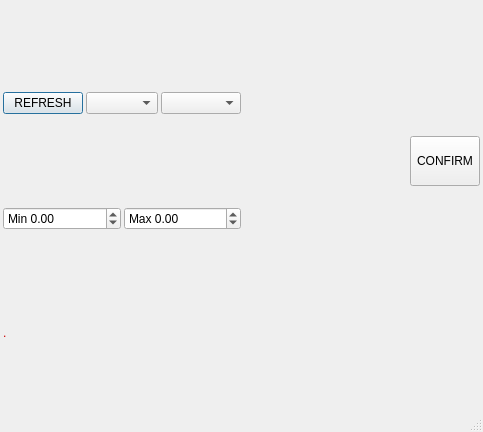
<?xml version="1.0" encoding="UTF-8"?>
<ui version="4.0">
 <class>Dialog</class>
 <widget class="QDialog" name="Dialog">
  <property name="geometry">
   <rect>
    <x>0</x>
    <y>0</y>
    <width>483</width>
    <height>432</height>
   </rect>
  </property>
  <property name="font">
   <font>
    <pointsize>9</pointsize>
   </font>
  </property>
  <property name="windowTitle">
   <string>Configure Axis</string>
  </property>
  <property name="autoFillBackground">
   <bool>true</bool>
  </property>
  <property name="sizeGripEnabled">
   <bool>true</bool>
  </property>
  <property name="modal">
   <bool>false</bool>
  </property>
  <layout class="QGridLayout" name="gridLayout">
   <property name="leftMargin">
    <number>3</number>
   </property>
   <property name="topMargin">
    <number>3</number>
   </property>
   <property name="rightMargin">
    <number>3</number>
   </property>
   <property name="bottomMargin">
    <number>0</number>
   </property>
   <property name="spacing">
    <number>3</number>
   </property>
   <item row="0" column="2">
    <widget class="QComboBox" name="subSelection">
     <property name="sizePolicy">
      <sizepolicy hsizetype="Maximum" vsizetype="Fixed">
       <horstretch>0</horstretch>
       <verstretch>0</verstretch>
      </sizepolicy>
     </property>
     <property name="minimumSize">
      <size>
       <width>80</width>
       <height>0</height>
      </size>
     </property>
     <property name="maximumSize">
      <size>
       <width>16777215</width>
       <height>16777215</height>
      </size>
     </property>
    </widget>
   </item>
   <item row="0" column="0">
    <widget class="QPushButton" name="pushButton">
     <property name="text">
      <string>REFRESH</string>
     </property>
    </widget>
   </item>
   <item row="2" column="0" colspan="7">
    <layout class="QGridLayout" name="gaugeLayout">
     <property name="spacing">
      <number>3</number>
     </property>
    </layout>
   </item>
   <item row="3" column="0" colspan="7">
    <layout class="QHBoxLayout" name="configLayout">
     <item>
      <widget class="QLabel" name="message">
       <property name="maximumSize">
        <size>
         <width>16777215</width>
         <height>20</height>
        </size>
       </property>
       <property name="styleSheet">
        <string notr="true">color: rgb(204, 0, 0);
font: 13pt &quot;Ubuntu&quot;;</string>
       </property>
       <property name="text">
        <string>.</string>
       </property>
      </widget>
     </item>
    </layout>
   </item>
   <item row="0" column="1">
    <widget class="QComboBox" name="availableInputs">
     <property name="maximumSize">
      <size>
       <width>200</width>
       <height>16777215</height>
      </size>
     </property>
    </widget>
   </item>
   <item row="0" column="6" rowspan="2">
    <widget class="QToolButton" name="toolButton_2">
     <property name="sizePolicy">
      <sizepolicy hsizetype="Fixed" vsizetype="Maximum">
       <horstretch>0</horstretch>
       <verstretch>0</verstretch>
      </sizepolicy>
     </property>
     <property name="minimumSize">
      <size>
       <width>0</width>
       <height>50</height>
      </size>
     </property>
     <property name="text">
      <string>CONFIRM</string>
     </property>
    </widget>
   </item>
   <item row="1" column="0" colspan="3">
    <layout class="QHBoxLayout" name="horizontalLayout">
     <property name="sizeConstraint">
      <enum>QLayout::SetMaximumSize</enum>
     </property>
     <item>
      <widget class="QDoubleSpinBox" name="minValue">
       <property name="minimumSize">
        <size>
         <width>100</width>
         <height>0</height>
        </size>
       </property>
       <property name="prefix">
        <string>Min </string>
       </property>
       <property name="minimum">
        <double>-65535.000000000000000</double>
       </property>
       <property name="maximum">
        <double>65535.000000000000000</double>
       </property>
      </widget>
     </item>
     <item>
      <widget class="QDoubleSpinBox" name="maxValue">
       <property name="minimumSize">
        <size>
         <width>100</width>
         <height>0</height>
        </size>
       </property>
       <property name="prefix">
        <string>Max </string>
       </property>
       <property name="minimum">
        <double>-65535.000000000000000</double>
       </property>
       <property name="maximum">
        <double>65535.000000000000000</double>
       </property>
      </widget>
     </item>
    </layout>
   </item>
  </layout>
 </widget>
 <resources>
  <include location="res.qrc"/>
 </resources>
 <connections>
  <connection>
   <sender>pushButton</sender>
   <signal>clicked()</signal>
   <receiver>Dialog</receiver>
   <slot>init()</slot>
   <hints>
    <hint type="sourcelabel">
     <x>57</x>
     <y>16</y>
    </hint>
    <hint type="destinationlabel">
     <x>49</x>
     <y>0</y>
    </hint>
   </hints>
  </connection>
  <connection>
   <sender>availableInputs</sender>
   <signal>currentIndexChanged(int)</signal>
   <receiver>Dialog</receiver>
   <slot>selectSensor(int)</slot>
   <hints>
    <hint type="sourcelabel">
     <x>123</x>
     <y>12</y>
    </hint>
    <hint type="destinationlabel">
     <x>141</x>
     <y>0</y>
    </hint>
   </hints>
  </connection>
  <connection>
   <sender>subSelection</sender>
   <signal>currentIndexChanged(int)</signal>
   <receiver>Dialog</receiver>
   <slot>subSelectionChanged(int)</slot>
   <hints>
    <hint type="sourcelabel">
     <x>217</x>
     <y>12</y>
    </hint>
    <hint type="destinationlabel">
     <x>322</x>
     <y>0</y>
    </hint>
   </hints>
  </connection>
  <connection>
   <sender>toolButton_2</sender>
   <signal>clicked()</signal>
   <receiver>Dialog</receiver>
   <slot>confirm()</slot>
   <hints>
    <hint type="sourcelabel">
     <x>512</x>
     <y>17</y>
    </hint>
    <hint type="destinationlabel">
     <x>542</x>
     <y>21</y>
    </hint>
   </hints>
  </connection>
 </connections>
 <slots>
  <slot>changeRange(bool)</slot>
  <slot>next()</slot>
  <slot>sineFit()</slot>
  <slot>pause(bool)</slot>
  <slot>dampedSineFit()</slot>
  <slot>init()</slot>
  <slot>selectSensor(int)</slot>
  <slot>subSelectionChanged(int)</slot>
  <slot>confirm()</slot>
 </slots>
</ui>
